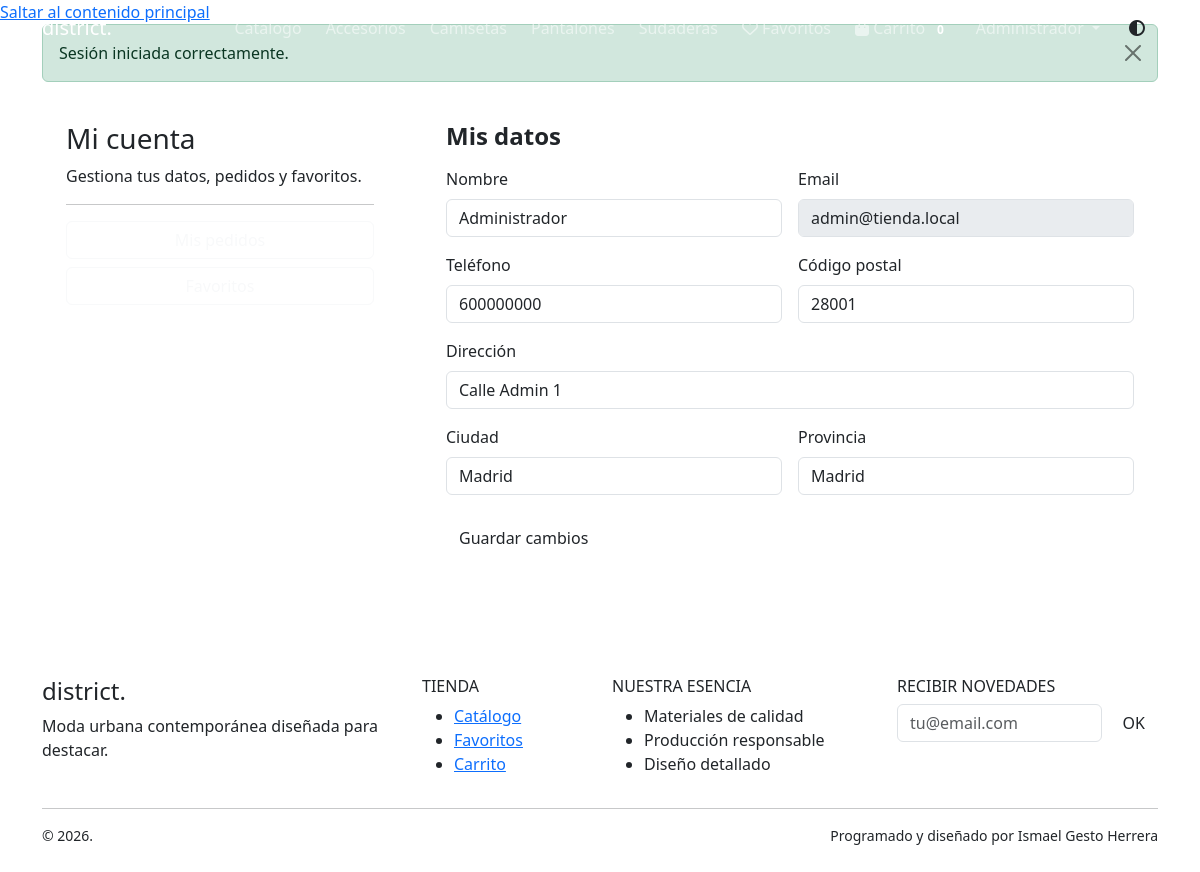
The app's page /cuenta.php (signed in) with its own data.
### tables this page shows
CREATE TABLE categorias (
    id INT AUTO_INCREMENT PRIMARY KEY,
    nombre VARCHAR(100) NOT NULL UNIQUE,
    slug VARCHAR(120) NOT NULL UNIQUE,
    descripcion TEXT NULL,
    imagen VARCHAR(255) NULL,
    activa TINYINT(1) NOT NULL DEFAULT 1,
    creada_en TIMESTAMP DEFAULT CURRENT_TIMESTAMP
);

CREATE TABLE usuarios (
    id INT AUTO_INCREMENT PRIMARY KEY,
    nombre VARCHAR(100) NOT NULL,
    email VARCHAR(160) NOT NULL UNIQUE,
    password VARCHAR(255) NOT NULL,
    rol ENUM('cliente','admin') NOT NULL DEFAULT 'cliente',
    telefono VARCHAR(30) NULL,
    direccion VARCHAR(255) NULL,
    ciudad VARCHAR(100) NULL,
    provincia VARCHAR(100) NULL,
    codigo_postal VARCHAR(15) NULL,
    activo TINYINT(1) NOT NULL DEFAULT 1,
    creado_en TIMESTAMP DEFAULT CURRENT_TIMESTAMP
);

### php/config.php (called while the page is built, shortened)
<?php
function e(?string $value): string
{
    return htmlspecialchars($value ?? '', ENT_QUOTES, 'UTF-8');
}
function url(string $path = ''): string
{
    $base = rtrim(BASE_URL, '/');
    $path = ltrim($path, '/');
    if ($path === '') {
        return $base !== '' ? $base : '/';
    }
    return ($base !== '' ? $base : '') . '/' . $path;
}
function is_logged(): bool
{
    return isset($_SESSION['user']);
}
function current_user(): ?array
{
    return $_SESSION['user'] ?? null;
}
function get_flash_messages(): array
{
    $messages = $_SESSION['flash'] ?? [];
    return $messages;
}
function cart_count(): int
{
    $count = 0;
    return $count;
}

### cuenta.php (the view, shortened to what this page needs)
<?php
require_once __DIR__ . '/php/config.php';
require_once __DIR__ . '/php/header.php';
$userId = current_user()['id'];
$stmt = $pdo->prepare('SELECT * FROM usuarios WHERE id = ?');
$stmt->execute([$userId]);
$user = $stmt->fetch();
?>
<section class="container">
    <div class="row g-4">
        <div class="col-lg-4">
            <div class="surface-card p-4">
                <h1 class="h3 fw-black">Mi cuenta</h1>
                <p class="muted-text mb-0">Gestiona tus datos, pedidos y favoritos.</p>
                <hr>
                <a class="btn btn-outline-light w-100 mb-2" href="<?= url('pedidos.php') ?>">Mis pedidos</a>
                <a class="btn btn-outline-light w-100" href="<?= url('favoritos.php') ?>">Favoritos</a>
            </div>
        </div>
        <div class="col-lg-8">
            <form class="surface-card p-4" method="post">
                <h2 class="h4 fw-bold mb-3">Mis datos</h2>
                <div class="row g-3">
                    <div class="col-md-6">
                        <label class="form-label">Nombre</label>
                        <input class="form-control" name="nombre" value="<?= e($user['nombre']) ?>" required>
                    </div>
                    <div class="col-md-6">
                        <label class="form-label">Email</label>
                        <input class="form-control" value="<?= e($user['email']) ?>" disabled>
                    </div>
                    <div class="col-md-6">
                        <label class="form-label">Teléfono</label>
                        <input class="form-control" name="telefono" value="<?= e($user['telefono']) ?>">
                    </div>
                    <div class="col-md-6">
                        <label class="form-label">Código postal</label>
                        <input class="form-control" name="codigo_postal" value="<?= e($user['codigo_postal']) ?>">
                    </div>
                    <div class="col-12">
                        <label class="form-label">Dirección</label>
                        <input class="form-control" name="direccion" value="<?= e($user['direccion']) ?>">
                    </div>
                    <div class="col-md-6">
                        <label class="form-label">Ciudad</label>
                        <input class="form-control" name="ciudad" value="<?= e($user['ciudad']) ?>">
                    </div>
                    <div class="col-md-6">
                        <label class="form-label">Provincia</label>
                        <input class="form-control" name="provincia" value="<?= e($user['provincia']) ?>">
                    </div>
                </div>
                <button class="btn btn-accent mt-4" type="submit">Guardar cambios</button>
            </form>
        </div>
    </div>
</section>
<?php require_once __DIR__ . '/php/footer.php'; ?>

### php/header.php (shortened to what this page needs)
<?php
require_once __DIR__ . '/config.php';
$categoriesStmt = $pdo->query('SELECT nombre, slug FROM categorias WHERE activa = 1 ORDER BY nombre');
$navCategories = $categoriesStmt->fetchAll();
$appBaseUrl = rtrim(url(), '/');
?>
<!doctype html>
<html lang="es" data-theme="dark">
<head>
    <link href="https://cdn.jsdelivr.net/npm/bootstrap@5.3.3/dist/css/bootstrap.min.css" rel="stylesheet">
    <link href="https://cdnjs.cloudflare.com/ajax/libs/font-awesome/6.5.2/css/all.min.css" rel="stylesheet">
    <link href="<?= url('css/styles.css') ?>" rel="stylesheet">
</head>
<body data-base="<?= e($appBaseUrl) ?>">
<a href="#main-content" class="skip-link">Saltar al contenido principal</a>
<nav class="navbar navbar-expand-lg navbar-dark fixed-top glass-nav" aria-label="Navegación principal">
    <div class="container">
        <a class="navbar-brand fw-black tracking" href="<?= url('index.php') ?>">
            district<span class="accent-dot">.</span>
        </a>
        <div class="collapse navbar-collapse" id="mainNavbar">
            <ul class="navbar-nav ms-auto align-items-lg-center gap-lg-2">
                <li class="nav-item">
                    <a class="nav-link" href="<?= url('catalogo.php') ?>">Catálogo</a>
                </li>
                <?php foreach ($navCategories as $cat): ?>
                    <li class="nav-item d-none d-lg-block">
                        <a class="nav-link small" href="<?= e(url('catalogo.php?categoria=' . rawurlencode($cat['slug']))) ?>">
                            <?= e($cat['nombre']) ?>
                        </a>
                    </li>
                <?php endforeach; ?>
                <li class="nav-item">
                    <a class="nav-link" href="<?= url('favoritos.php') ?>">
                        <i class="fa-regular fa-heart"></i>
                        Favoritos
                    </a>
                </li>
                <li class="nav-item">
                    <a class="nav-link position-relative" href="<?= url('carrito.php') ?>">
                        <i class="fa-solid fa-bag-shopping"></i>
                        Carrito
                        <span class="cart-count badge rounded-pill bg-accent"><?= cart_count() ?></span>
                    </a>
                </li>
                <?php if (is_logged()): ?>
                    <li class="nav-item dropdown">
                        <a class="nav-link dropdown-toggle" href="#" role="button" data-bs-toggle="dropdown">
                            <?= e(current_user()['nombre']) ?>
                        </a>
                    </li>
                <?php else: ?>
                    <li class="nav-item">
                        <a class="btn btn-outline-light btn-sm" href="<?= url('login.php') ?>">Entrar</a>
                    </li>
                <?php endif; ?>
                <li class="nav-item">
                    <button class="btn btn-icon" id="themeToggle" type="button" aria-label="Cambiar tema">
                        <i class="fa-solid fa-circle-half-stroke"></i>
                    </button>
                </li>
            </ul>
        </div>
    </div>
</nav>
<main id="main-content" class="main-space">
    <div class="container flash-container">
        <?php foreach (get_flash_messages() as $message): ?>
            <div class="alert alert-<?= e($message['type']) ?> alert-dismissible fade show" role="alert">
                <?= e($message['message']) ?>
                <button type="button" class="btn-close" data-bs-dismiss="alert" aria-label="Cerrar"></button>
            </div>
        <?php endforeach; ?>
    </div>

### records on screen
categorias: nombre "Accesorios"
categorias: nombre "Camisetas"
categorias: nombre "Pantalones"
categorias: nombre "Sudaderas"
usuarios: nombre "Administrador", email "admin@tienda.local", telefono "600000000", codigo_postal "28001", direccion "Calle Admin 1", ciudad "Madrid", provincia "Madrid"

### other values on screen
cart_count() "0"
current_user()['nombre'] "Administrador"
$message['message'] "Sesión iniciada correctamente."
